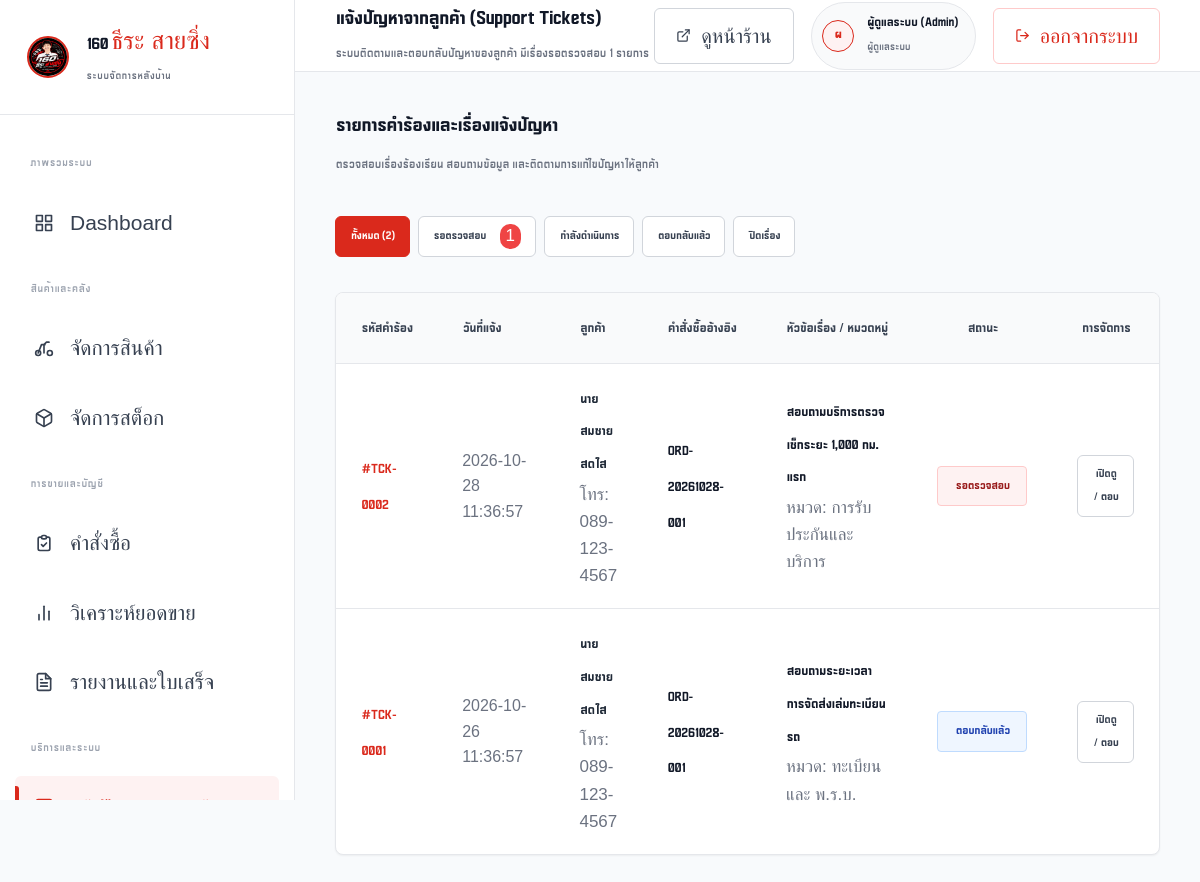
The app's page /admin/tickets (signed in) with its own data.
### tables this page shows
CREATE TABLE users (
        id INTEGER PRIMARY KEY AUTOINCREMENT,
        name TEXT NOT NULL,
        email TEXT NOT NULL UNIQUE,
        password_hash TEXT NOT NULL,
        role TEXT NOT NULL DEFAULT 'customer', -- 'admin' หรือ 'customer'
        phone TEXT,
        address TEXT,
        created_at TIMESTAMP DEFAULT CURRENT_TIMESTAMP
    , avatar TEXT, is_banned INTEGER DEFAULT 0, banned_at TIMESTAMP, banned_reason TEXT);

CREATE TABLE support_tickets (
        id INTEGER PRIMARY KEY AUTOINCREMENT,
        ticket_code TEXT NOT NULL UNIQUE,
        user_id INTEGER NOT NULL,
        category TEXT NOT NULL,
        subject TEXT NOT NULL,
        details TEXT NOT NULL,
        order_id INTEGER,
        contact_info TEXT,
        status TEXT NOT NULL DEFAULT 'รอตรวจสอบ',
        admin_reply TEXT,
        replied_by INTEGER,
        replied_at TIMESTAMP,
        created_at TIMESTAMP DEFAULT CURRENT_TIMESTAMP,
        updated_at TIMESTAMP DEFAULT CURRENT_TIMESTAMP,
        FOREIGN KEY (user_id) REFERENCES users(id)
    );

CREATE TABLE orders (
        id INTEGER PRIMARY KEY AUTOINCREMENT,
        order_number TEXT NOT NULL UNIQUE,
        user_id INTEGER NOT NULL,
        customer_name TEXT NOT NULL,
        customer_phone TEXT NOT NULL,
        customer_address TEXT NOT NULL,
        total_amount REAL NOT NULL,
        status TEXT NOT NULL DEFAULT 'รอชำระเงิน',
        created_at TIMESTAMP DEFAULT CURRENT_TIMESTAMP,
        updated_at TIMESTAMP DEFAULT CURRENT_TIMESTAMP, is_archived INTEGER DEFAULT 0, subtotal REAL DEFAULT 0.0, discount REAL DEFAULT 0.0, vat_rate REAL DEFAULT 0.07, vat_amount REAL DEFAULT 0.0, shipping_method TEXT DEFAULT 'pickup', shipping_fee REAL DEFAULT 0.0, is_shipping_estimated INTEGER DEFAULT 0, delivery_notes TEXT, is_restocked INTEGER DEFAULT 0,
        FOREIGN KEY (user_id) REFERENCES users(id)
    );

### routes/admin.py (the view)
@admin_bp.route('/tickets')
@admin_required
def tickets():
    status_filter = request.args.get('status', '').strip()
    conn = get_db_connection()
    query = """
        SELECT t.*, u.name as customer_name, u.email as customer_email, u.phone as customer_phone,
               o.order_number
        FROM support_tickets t
        JOIN users u ON t.user_id = u.id
        LEFT JOIN orders o ON t.order_id = o.id
        WHERE 1=1
    """
    params = []
    if status_filter:
        query += " AND t.status = ?"
        params.append(status_filter)
    query += " ORDER BY CASE WHEN t.status = 'รอตรวจสอบ' THEN 0 WHEN t.status = 'กำลังดำเนินการ' THEN 1 ELSE 2 END, t.id DESC"
    all_tickets = conn.execute(query, params).fetchall()
    pending_count = conn.execute("SELECT COUNT(*) FROM support_tickets WHERE status = 'รอตรวจสอบ'").fetchone()[0]
    conn.close()
    return render_template('admin/tickets.html', tickets=all_tickets, current_status=status_filter, pending_count=pending_count)

### app.py (called while the page is built)
@app.template_filter('thai_date')
def thai_date_filter(date_str):
    if not date_str:
        return '-'
    try:
        return str(date_str)[:19]
    except Exception:
        return str(date_str)

### database.py (called while the page is built)
def get_db_connection():
    os.makedirs(INSTANCE_DIR, exist_ok=True)
    conn = sqlite3.connect(DB_PATH)
    conn.row_factory = sqlite3.Row
    conn.execute("PRAGMA foreign_keys = ON;")
    return conn

### routes/auth.py (called while the page is built)
def admin_required(f):
    @wraps(f)
    def decorated_function(*args, **kwargs):
        if 'user_id' not in session:
            flash('กรุณาเข้าสู่ระบบด้วยบัญชีผู้ดูแลระบบ', 'warning')
            return redirect(url_for('auth.login', next=request.url))
        if session.get('user_role') != 'admin':
            flash('คุณไม่มีสิทธิ์เข้าถึงหน้าระบบผู้ดูแล', 'danger')
            return redirect(url_for('shop.home'))
        return f(*args, **kwargs)
    return decorated_function

### templates/admin/tickets.html (shortened to what this page needs)
{% extends 'admin/base_admin.html' %}
{% block page_title %}แจ้งปัญหาจากลูกค้า (Support Tickets){% endblock %}
{% block page_desc %}ระบบติดตามและตอบกลับปัญหาของลูกค้า มีเรื่องรอตรวจสอบ {{ pending_count }} รายการ{% endblock %}
{% block admin_content %}
<div class="admin-section-header">
  <div>
    <h2 class="section-header-title">รายการคำร้องและเรื่องแจ้งปัญหา</h2>
    <p class="section-header-desc">ตรวจสอบเรื่องร้องเรียน สอบถามข้อมูล และติดตามการแก้ไขปัญหาให้ลูกค้า</p>
  </div>
</div>
<div style="display: flex; gap: 0.4rem; flex-wrap: wrap;">
  <a href="{{ url_for('admin.tickets') }}" class="admin-btn admin-btn-sm {% if not current_status %}admin-btn-primary{% else %}admin-btn-outline{% endif %}">
    ทั้งหมด ({{ tickets|length if not current_status else 'ดูทั้งหมด' }})
  </a>
  <a href="{{ url_for('admin.tickets', status='รอตรวจสอบ') }}" class="admin-btn admin-btn-sm {% if current_status == 'รอตรวจสอบ' %}admin-btn-primary{% else %}admin-btn-outline{% endif %}">
    รอตรวจสอบ {% if pending_count > 0 %}<span style="background: #ef4444; color: white; padding: 1px 6px; border-radius: 10px; font-size: 0.85rem; margin-left: 0.25rem;">{{ pending_count }}</span>{% endif %}
  </a>
  <a href="{{ url_for('admin.tickets', status='กำลังดำเนินการ') }}" class="admin-btn admin-btn-sm {% if current_status == 'กำลังดำเนินการ' %}admin-btn-primary{% else %}admin-btn-outline{% endif %}">
    กำลังดำเนินการ
  </a>
  <a href="{{ url_for('admin.tickets', status='ตอบกลับแล้ว') }}" class="admin-btn admin-btn-sm {% if current_status == 'ตอบกลับแล้ว' %}admin-btn-primary{% else %}admin-btn-outline{% endif %}">
    ตอบกลับแล้ว
  </a>
  <a href="{{ url_for('admin.tickets', status='ปิดเรื่อง') }}" class="admin-btn admin-btn-sm {% if current_status == 'ปิดเรื่อง' %}admin-btn-primary{% else %}admin-btn-outline{% endif %}">
    ปิดเรื่อง
  </a>
</div>
<div class="admin-table-wrap">
  <table class="admin-table">
    <thead>
      <tr>
        <th style="width: 100px;">รหัสคำร้อง</th>
        <th style="width: 120px;">วันที่แจ้ง</th>
        <th>ลูกค้า</th>
        <th>คำสั่งซื้ออ้างอิง</th>
        <th>หัวข้อเรื่อง / หมวดหมู่</th>
        <th class="text-center" style="width: 130px;">สถานะ</th>
        <th class="text-center" style="width: 110px;">การจัดการ</th>
      </tr>
    </thead>
    <tbody>
      {% for t in tickets %}
        <tr>
          <td>
            <strong style="color: var(--admin-red);">#TCK-{{ "%04d"|format(t.id) }}</strong>
          </td>
          <td style="font-size: 0.8rem; color: var(--admin-gray-500);">
            {{ t.created_at|thai_date }}
          </td>
          <td>
            <div style="font-weight: 600;">{{ t.customer_name }}</div>
            <div style="font-size: 0.85rem; color: var(--admin-gray-500);">โทร: {{ t.customer_phone or '-' }}</div>
          </td>
          <td>
            {% if t.order_number %}
              <a href="{{ url_for('admin.order_detail', order_id=t.order_id) }}" style="font-weight: 700; color: var(--admin-gray-900); text-decoration: none;">
                {{ t.order_number }}
              </a>
            {% else %}
              <span style="color: var(--admin-gray-400); font-size: 0.8rem;">- ไม่ระบุ -</span>
            {% endif %}
          </td>
          <td>
            <div style="font-weight: 700; color: var(--admin-gray-900);">{{ t.subject }}</div>
            <div style="font-size: 0.85rem; color: var(--admin-gray-500);">หมวด: {{ t.category }}</div>
          </td>
          <td class="text-center">
            {% if t.status == 'รอตรวจสอบ' %}
              <span class="admin-badge badge-danger">รอตรวจสอบ</span>
            {% elif t.status == 'กำลังดำเนินการ' %}
              <span class="admin-badge badge-warning">กำลังดำเนินการ</span>
            {% elif t.status == 'ตอบกลับแล้ว' %}
              <span class="admin-badge badge-info">ตอบกลับแล้ว</span>
            {% else %}
              <span class="admin-badge badge-success">ปิดเรื่อง</span>
            {% endif %}
          </td>
          <td class="text-center">
            <a href="{{ url_for('admin.ticket_detail', ticket_id=t.id) }}" class="admin-btn admin-btn-outline admin-btn-sm">
              เปิดดู / ตอบ
            </a>
          </td>
        </tr>
      {% else %}
        <tr>
          <td colspan="7" class="text-center" style="padding: 3rem; color: var(--admin-gray-500);">
            ไม่มีรายการแจ้งปัญหาในสถานะนี้
          </td>
        </tr>
      {% endfor %}
    </tbody>
  </table>
</div>
{% endblock %}

### templates/admin/base_admin.html (shortened to what this page needs)
{% extends 'base.html' %}
{% block body_content %}
<link rel="stylesheet" href="{{ url_for('static', filename='css/admin.css') }}">
<div class="admin-layout">
  <aside class="admin-sidebar">
    <div class="sidebar-brand-box">
      <a href="{{ url_for('admin.dashboard') }}" class="sidebar-brand-link">
        <img src="{{ shop_config.logo_url }}" alt="Logo" class="sidebar-logo">
        <div class="brand-text-group">
          <div class="brand-main-title">160 <span class="text-red">ธีระ สายซิ่ง</span></div>
          <span class="brand-sub-badge">ระบบจัดการหลังบ้าน</span>
        </div>
      </a>
    </div>
    <nav class="sidebar-nav-container">
      <div class="sidebar-section-title">ภาพรวมระบบ</div>
      <a href="{{ url_for('admin.dashboard') }}" class="sidebar-menu-link {% if request.endpoint == 'admin.dashboard' and not request.args.get('view') == 'analytics' %}active{% endif %}" title="Dashboard">
        <svg class="sidebar-svg" viewBox="0 0 24 24" fill="none" stroke-width="2" stroke-linecap="round" stroke-linejoin="round">
          <rect x="3" y="3" width="7" height="7"></rect>
          <rect x="14" y="3" width="7" height="7"></rect>
          <rect x="14" y="14" width="7" height="7"></rect>
          <rect x="3" y="14" width="7" height="7"></rect>
        </svg>
        <span class="sidebar-menu-text">Dashboard</span>
      </a>
      <div class="sidebar-section-title">สินค้าและคลัง</div>
      <a href="{{ url_for('admin.products') }}" class="sidebar-menu-link {% if request.endpoint in ['admin.products', 'admin.product_add', 'admin.product_edit'] %}active{% endif %}" title="จัดการสินค้า">
        <svg class="sidebar-svg" viewBox="0 0 24 24" fill="none" stroke-width="2" stroke-linecap="round" stroke-linejoin="round">
          <circle cx="5" cy="18" r="3"></circle>
          <circle cx="19" cy="18" r="3"></circle>
          <path d="M12 18V8l3-3h3"></path>
          <path d="M5 18l4-10h4"></path>
        </svg>
        <span class="sidebar-menu-text">จัดการสินค้า</span>
      </a>
      <a href="{{ url_for('admin.stock_history') }}" class="sidebar-menu-link {% if request.endpoint in ['admin.stock_history', 'admin.stock'] %}active{% endif %}" title="จัดการสต็อก">
        <span class="sidebar-menu-text">จัดการสต็อก</span>
      </a>
      <div class="sidebar-section-title">การขายและบัญชี</div>
      <a href="{{ url_for('admin.orders') }}" class="sidebar-menu-link {% if request.endpoint in ['admin.orders', 'admin.order_detail'] %}active{% endif %}" title="คำสั่งซื้อ">
        <svg class="sidebar-svg" viewBox="0 0 24 24" fill="none" stroke-width="2" stroke-linecap="round" stroke-linejoin="round">
          <path d="M9 5H7a2 2 0 0 0-2 2v12a2 2 0 0 0 2 2h10a2 2 0 0 0 2-2V7a2 2 0 0 0-2-2h-2"></path>
          <rect x="9" y="3" width="6" height="4" rx="2"></rect>
          <path d="M9 14l2 2 4-4"></path>
        </svg>
        <span class="sidebar-menu-text">คำสั่งซื้อ</span>
      </a>
      <a href="{{ url_for('admin.dashboard') }}#sales-analytics" class="sidebar-menu-link" title="วิเคราะห์ยอดขาย">
        <svg class="sidebar-svg" viewBox="0 0 24 24" fill="none" stroke-width="2" stroke-linecap="round" stroke-linejoin="round">
          <line x1="18" y1="20" x2="18" y2="10"></line>
          <line x1="12" y1="20" x2="12" y2="4"></line>
          <line x1="6" y1="20" x2="6" y2="14"></line>
        </svg>
        <span class="sidebar-menu-text">วิเคราะห์ยอดขาย</span>
      </a>
      <a href="{{ url_for('admin.reports') }}" class="sidebar-menu-link {% if request.endpoint == 'admin.reports' %}active{% endif %}" title="รายงานและใบเสร็จ">
        <span class="sidebar-menu-text">รายงานและใบเสร็จ</span>
      </a>
      <div class="sidebar-section-title">บริการและระบบ</div>
      <a href="{{ url_for('admin.tickets') }}" class="sidebar-menu-link {% if request.endpoint in ['admin.tickets', 'admin.ticket_detail'] %}active{% endif %}" title="แจ้งปัญหาจากลูกค้า">
        <svg class="sidebar-svg" viewBox="0 0 24 24" fill="none" stroke-width="2" stroke-linecap="round" stroke-linejoin="round">
          <path d="M21 15a2 2 0 0 1-2 2H7l-4 4V5a2 2 0 0 1 2-2h14a2 2 0 0 1 2 2z"></path>
        </svg>
        <span class="sidebar-menu-text">แจ้งปัญหาจากลูกค้า</span>
      </a>
    </nav>
  </aside>
  <div class="admin-main-wrap">
    <header class="admin-topbar">
      <div class="topbar-page-info">
        <h1 class="topbar-page-title">{% block page_title %}Dashboard ภาพรวมร้านค้า{% endblock %}</h1>
        <span class="topbar-page-desc">{% block page_desc %}ร้าน 160 ธีระ สายซิ่ง • รถจักรยานยนต์ไม่เกิน 160 cc{% endblock %}</span>
      </div>
      <div class="topbar-actions-group">
        <a href="{{ url_for('shop.home') }}" target="_blank" class="topbar-action-btn btn-store" title="เปิดหน้าเว็บไซต์ร้านค้า">
          <svg width="15" height="15" viewBox="0 0 24 24" fill="none" stroke="currentColor" stroke-width="2" stroke-linecap="round" stroke-linejoin="round">
            <path d="M18 13v6a2 2 0 0 1-2 2H5a2 2 0 0 1-2-2V8a2 2 0 0 1 2-2h6"></path>
            <polyline points="15 3 21 3 21 9"></polyline>
            <line x1="10" y1="14" x2="21" y2="3"></line>
          </svg>
          <span>ดูหน้าร้าน</span>
        </a>
        <div class="topbar-user-badge">
          <div class="user-avatar-circle">
            {{ session.get('user_name', 'A')[0] }}
          </div>
          <div class="user-info-text">
            <span class="user-name-str">{{ session.get('user_name', 'ผู้ดูแลระบบ') }}</span>
            <span class="user-role-str">ผู้ดูแลระบบ</span>
          </div>
        </div>
        <a href="{{ url_for('auth.logout') }}" class="topbar-action-btn btn-logout" title="ออกจากระบบ">
          <svg width="15" height="15" viewBox="0 0 24 24" fill="none" stroke="currentColor" stroke-width="2" stroke-linecap="round" stroke-linejoin="round">
            <path d="M9 21H5a2 2 0 0 1-2-2V5a2 2 0 0 1 2-2h4"></path>
            <polyline points="16 17 21 12 16 7"></polyline>
            <line x1="21" y1="12" x2="9" y2="12"></line>
          </svg>
          <span>ออกจากระบบ</span>
        </a>
      </div>
    </header>
    <main class="admin-content-area">
      {% block admin_content %}{% endblock %}
    </main>
  </div>
</div>
{% endblock %}

### static/css/style.css (style rules this page uses)
:root { --font-primary: 'Unknow-Zero', sans-serif; --primary-red: #cc0000; --primary-hover: #a30000; --dark-black: #111111; --text-main: #1f2428; --text-muted: #666666; --text-light: #999999; --bg-white: #ffffff; --bg-light: #f7f8fa; --border-light: #eaeaea; --border-subtle: #f0f0f0; --radius-xs: 2px; --radius-sm: 4px; --radius-md: 6px; --radius-full: 9999px; --transition: all 0.2s cubic-bezier(0.16, 1, 0.3, 1); }
* { box-sizing: border-box; margin: 0; padding: 0; }
html { font-size: 20px; }
body { font-family: var(--font-primary); font-size: 1.06rem; background-color: var(--bg-white); color: var(--text-main); line-height: 1.6; min-height: 100vh; display: flex; flex-direction: column; -webkit-font-smoothing: antialiased; }
input, textarea, select, button, .btn, h1, h2, h3, h4, h5, h6, .brand-title, .brand-subtitle, table, th, td { font-family: var(--font-primary); }
body, p, span, td, input, textarea, select { font-weight: 400; }
h2, h3, h4, h5, h6, th, .btn, button, strong { font-weight: 700; }
h1, .brand-title { font-weight: 800; }

### records on screen
users: get "ผู้ดูแลระบบ (Admin)"
support_tickets: id "0002", created_at|thai_date "2026-10-28 11:36:57", customer_name "นายสมชาย สดใส", phone "089-123-4567", order_number "ORD-20261028-001", subject "สอบถามบริการตรวจเช็กระยะ 1,000 กม. แรก", category "การรับประกันและบริการ", status "รอตรวจสอบ"
support_tickets: id "0001", created_at|thai_date "2026-10-26 11:36:57", customer_name "นายสมชาย สดใส", phone "089-123-4567", order_number "ORD-20261028-001", subject "สอบถามระยะเวลาการจัดส่งเล่มทะเบียนรถ", category "ทะเบียนและ พ.ร.บ.", status "ตอบกลับแล้ว"

### other values on screen
{{ pending_count }} "1"
{{ session.get('user_name', 'A')[0] }} "ผ"
{{ tickets|length if not current_status else 'ดูทั้งหมด' }} "2"
